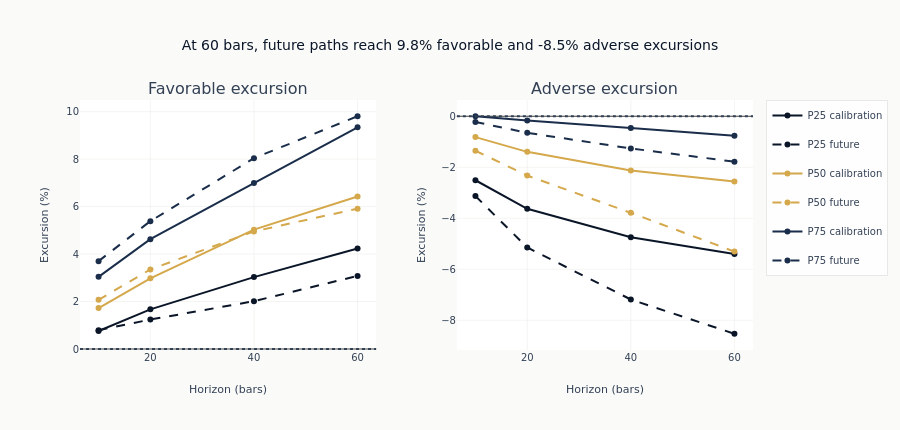

Notebook code for this chart:
### Code cell
future_60 = excursion_level_df.filter(
    (pl.col("split") == "future") & (pl.col("horizon") == 60)
).row(0, named=True)
fig.update_xaxes(title_text="Horizon (bars)")
fig.update_yaxes(title_text="Excursion (%)")
fig.add_hline(y=0, line_dash="dot", line_color=COLORS["neutral"])
fig.update_layout(
    title=(
        f"At 60 bars, future paths reach {future_60['mfe_p75_pct']:.1f}% favorable "
        f"and {future_60['mae_p25_pct']:.1f}% adverse excursions"
    ),
    height=430,
)
fig.show()

### Figure 1 — Plotly figure (JSON) as saved in the notebook; plotly's stock layout.template omitted (floating-point values rounded to 4 significant figures)
{"data": [{"legendgroup": "p25-calibration", "line": {"color": "#0a1628", "dash": "solid"}, "mode": "lines+markers", "name": "P25 calibration", "showlegend": true, "type": "scatter", "x": [10, 20, 40, 60], "xaxis": "x", "y": [0.7596, 1.67, 3.029, 4.237], "yaxis": "y"}, {"legendgroup": "p25-future", "line": {"color": "#0a1628", "dash": "dash"}, "mode": "lines+markers", "name": "P25 future", "showlegend": true, "type": "scatter", "x": [10, 20, 40, 60], "xaxis": "x", "y": [0.7933, 1.241, 2.014, 3.08], "yaxis": "y"}, {"legendgroup": "p50-calibration", "line": {"color": "#D4A84B", "dash": "solid"}, "mode": "lines+markers", "name": "P50 calibration", "showlegend": true, "type": "scatter", "x": [10, 20, 40, 60], "xaxis": "x", "y": [1.726, 2.976, 5.029, 6.428], "yaxis": "y"}, {"legendgroup": "p50-future", "line": {"color": "#D4A84B", "dash": "dash"}, "mode": "lines+markers", "name": "P50 future", "showlegend": true, "type": "scatter", "x": [10, 20, 40, 60], "xaxis": "x", "y": [2.071, 3.352, 4.954, 5.913], "yaxis": "y"}, {"legendgroup": "p75-calibration", "line": {"color": "#1a2d4a", "dash": "solid"}, "mode": "lines+markers", "name": "P75 calibration", "showlegend": true, "type": "scatter", "x": [10, 20, 40, 60], "xaxis": "x", "y": [3.04, 4.626, 6.989, 9.341], "yaxis": "y"}, {"legendgroup": "p75-future", "line": {"color": "#1a2d4a", "dash": "dash"}, "mode": "lines+markers", "name": "P75 future", "showlegend": true, "type": "scatter", "x": [10, 20, 40, 60], "xaxis": "x", "y": [3.702, 5.386, 8.039, 9.806], "yaxis": "y"}, {"legendgroup": "p25-calibration", "line": {"color": "#0a1628", "dash": "solid"}, "mode": "lines+markers", "name": "P25 calibration", "showlegend": false, "type": "scatter", "x": [10, 20, 40, 60], "xaxis": "x2", "y": [-2.509, -3.628, -4.745, -5.404], "yaxis": "y2"}, {"legendgroup": "p25-future", "line": {"color": "#0a1628", "dash": "dash"}, "mode": "lines+markers", "name": "P25 future", "showlegend": false, "type": "scatter", "x": [10, 20, 40, 60], "xaxis": "x2", "y": [-3.13, -5.146, -7.185, -8.528], "yaxis": "y2"}, {"legendgroup": "p50-calibration", "line": {"color": "#D4A84B", "dash": "solid"}, "mode": "lines+markers", "name": "P50 calibration", "showlegend": false, "type": "scatter", "x": [10, 20, 40, 60], "xaxis": "x2", "y": [-0.8184, -1.396, -2.129, -2.561], "yaxis": "y2"}, {"legendgroup": "p50-future", "line": {"color": "#D4A84B", "dash": "dash"}, "mode": "lines+markers", "name": "P50 future", "showlegend": false, "type": "scatter", "x": [10, 20, 40, 60], "xaxis": "x2", "y": [-1.352, -2.326, -3.786, -5.306], "yaxis": "y2"}, {"legendgroup": "p75-calibration", "line": {"color": "#1a2d4a", "dash": "solid"}, "mode": "lines+markers", "name": "P75 calibration", "showlegend": false, "type": "scatter", "x": [10, 20, 40, 60], "xaxis": "x2", "y": [0.0, -0.1667, -0.4615, -0.7626], "yaxis": "y2"}, {"legendgroup": "p75-future", "line": {"color": "#1a2d4a", "dash": "dash"}, "mode": "lines+markers", "name": "P75 future", "showlegend": false, "type": "scatter", "x": [10, 20, 40, 60], "xaxis": "x2", "y": [-0.2245, -0.649, -1.262, -1.782], "yaxis": "y2"}], "layout": {"annotations": [{"font": {"size": 16}, "showarrow": false, "text": "Favorable excursion", "x": 0.22, "xanchor": "center", "xref": "paper", "y": 1.0, "yanchor": "bottom", "yref": "paper"}, {"font": {"size": 16}, "showarrow": false, "text": "Adverse excursion", "x": 0.78, "xanchor": "center", "xref": "paper", "y": 1.0, "yanchor": "bottom", "yref": "paper"}], "height": 430, "shapes": [{"line": {"color": "#334155", "dash": "dot"}, "type": "line", "x0": 0, "x1": 1, "xref": "x domain", "y0": 0, "y1": 0, "yref": "y"}, {"line": {"color": "#334155", "dash": "dot"}, "type": "line", "x0": 0, "x1": 1, "xref": "x2 domain", "y0": 0, "y1": 0, "yref": "y2"}], "title": {"text": "At 60 bars, future paths reach 9.8% favorable and -8.5% adverse excursions"}, "xaxis": {"anchor": "y", "domain": [0.0, 0.44], "title": {"text": "Horizon (bars)"}}, "xaxis2": {"anchor": "y2", "domain": [0.56, 1.0], "title": {"text": "Horizon (bars)"}}, "yaxis": {"anchor": "x", "domain": [0.0, 1.0], "title": {"text": "Excursion (%)"}}, "yaxis2": {"anchor": "x2", "domain": [0.0, 1.0], "title": {"text": "Excursion (%)"}}}}
